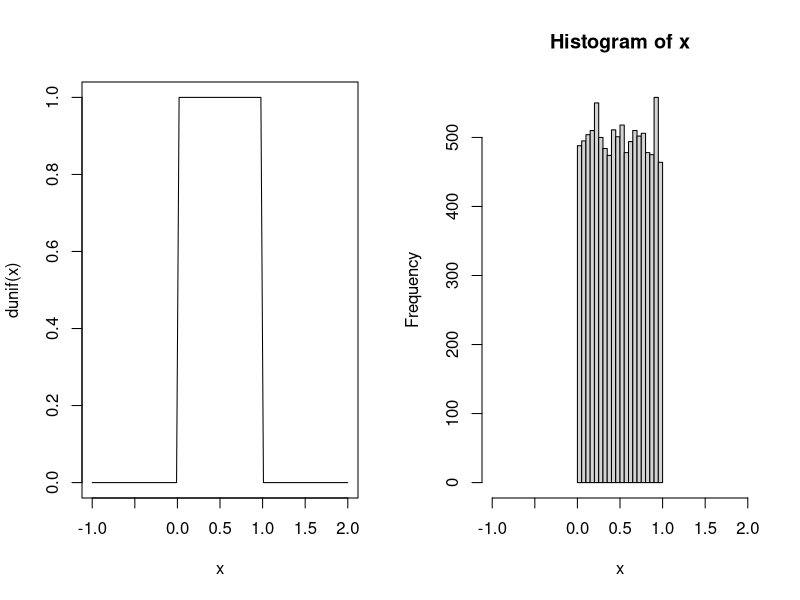
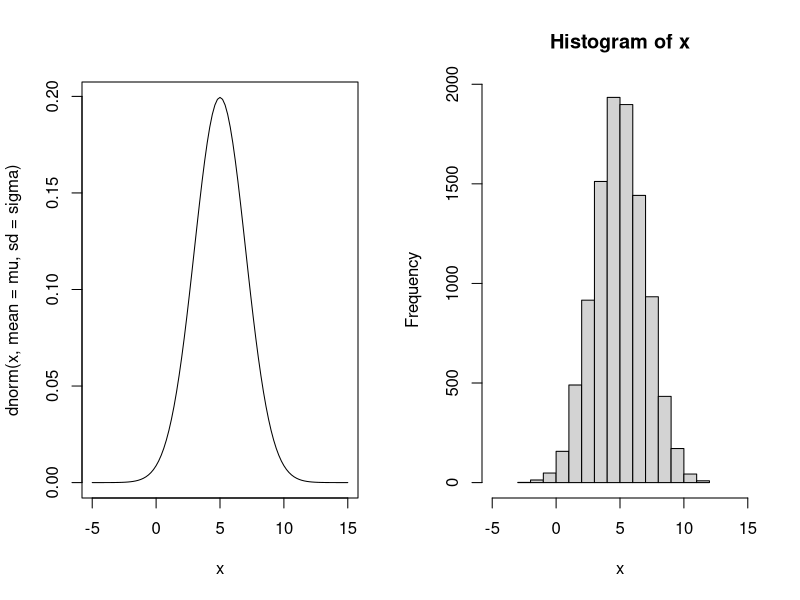

Here is the R script that generated these plots, in order:


# Set window to 2-column graph
par(mfrow = c(1, 2))

# This is the sample size
n_sample = 10000

# Uniform distribution. First plot the curve. Then generate 
# a sample of size n_sample and 
curve(dunif(x), from = -1, to = 2)
x <- runif(n_sample)
hist(x, xlim = c(-1, 2))


# Do the same with the normal distribution: need the extra parameters mean, sd. 
# They have default values. Which are these values?
mu <- 5
sigma <- 2

curve(dnorm(x, mean = mu, sd = sigma), 
      from = mu - 5 * sigma, 
      to = mu + 5 * sigma)

x <- rnorm(n_sample, mean = mu, sd = sigma)
hist(x, xlim = c(mu - 5 * sigma, mu + 5 * sigma))

# Chisq distribution: needs parameter df (degress of freedom). 
# There is no default value. Try with df = 1, 2, 3 
# Try to put several on the same graph (add = T when calling curve or hist)
# The distribution is chisq in R (analog unif, norm)







# Set window back to 1 x 1 column graph
par(mfrow = c(1, 2))
